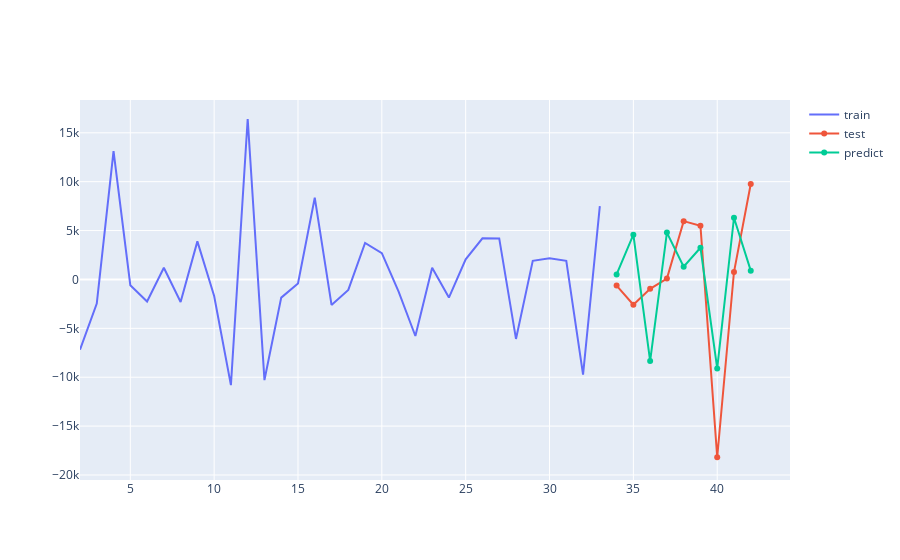

The notebook cell this image was saved under:
### Code cell
predict_auto = model_fit.forecast(len(test_se_r))

fig = go.Figure()
fig.add_traces(go.Scatter(x=train.index, y=train_se_r, name='train'))
fig.add_traces(go.Scatter(x=test.index, y=test_se_r, name = 'test'))
fig.add_traces(go.Scatter(x=predict_s_tbs.index, y=predict_auto, name = 'predict'))
fig.show()

rmse = np.sqrt(mean_squared_error(test_se_r, predict_auto))
print('RMSE:%.3f' % (rmse))

### Figure 1 — Plotly figure (JSON) as saved in the notebook; plotly's stock layout.template omitted (floating-point values rounded to 4 significant figures)
{"data": [{"name": "train", "type": "scatter", "x": [2, 3, 4, 5, 6, 7, 8, 9, 10, 11, 12, 13, 14, 15, 16, 17, 18, 19, 20, 21, 22, 23, 24, 25, 26, 27, 28, 29, 30, 31, 32, 33], "y": [-7185.0, -2473.0, 13120.0, -591.9, -2252.0, 1199.0, -2311.0, 3895.0, -1701.0, -10810.0, 16410.0, -10290.0, -1863.0, -405.0, 8360.0, -2605.0, -1076.0, 3738.0, 2697.0, -1245.0, -5783.0, 1192.0, -1858.0, 2061.0, 4204.0, 4196.0, -6083.0, 1900.0, 2170.0, 1908.0, -9736.0, 7493.0]}, {"name": "test", "type": "scatter", "x": [34, 35, 36, 37, 38, 39, 40, 41, 42], "y": [-627.6, -2588.0, -957.9, 85.96, 5962.0, 5497.0, -18190.0, 758.5, 9756.0]}, {"name": "predict", "type": "scatter", "x": [34, 35, 36, 37, 38, 39, 40, 41, 42, 43, 44], "y": [510.6, 4582.0, -8350.0, 4789.0, 1301.0, 3244.0, -9101.0, 6311.0, 900.6]}], "layout": {"autosize": true, "xaxis": {"autorange": true, "range": [2, 44.25], "type": "linear"}, "yaxis": {"autorange": true, "range": [-20680.0, 18360.0], "type": "linear"}}}
